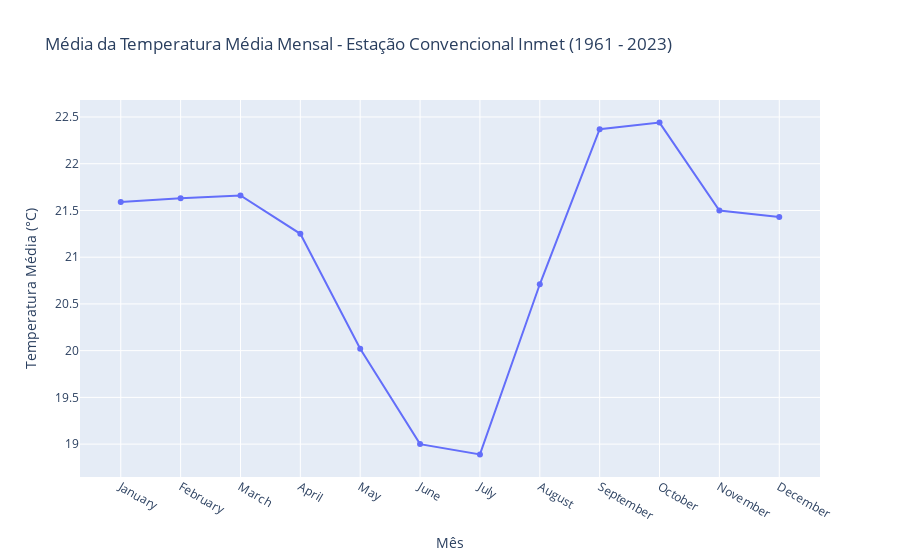

This figure's notebook cell:
### Code cell
fig = go.Figure()
fig.add_trace(go.Scatter(x=df_temp_mes['MÊS'], y=round(df_temp_mes['TEMPERATURA MEDIA COMPENSADA, DIARIA(°C)'],2), mode='lines+markers'))

fig.update_layout(title='Média da Temperatura Média Mensal - Estação Convencional Inmet (1961 - 2023)', xaxis_title='Mês', yaxis_title='Temperatura Média (°C)')

### Figure 1 — Plotly figure (JSON) as saved in the notebook; plotly's stock layout.template omitted (floating-point values rounded to 4 significant figures)
{"data": [{"mode": "lines+markers", "type": "scatter", "x": ["January", "February", "March", "April", "May", "June", "July", "August", "September", "October", "November", "December"], "y": [21.59, 21.63, 21.66, 21.25, 20.02, 19, 18.89, 20.71, 22.37, 22.44, 21.5, 21.43]}], "layout": {"title": {"text": "Média da Temperatura Média Mensal - Estação Convencional Inmet (1961 - 2023)"}, "xaxis": {"title": {"text": "Mês"}}, "yaxis": {"title": {"text": "Temperatura Média (°C)"}}}}
